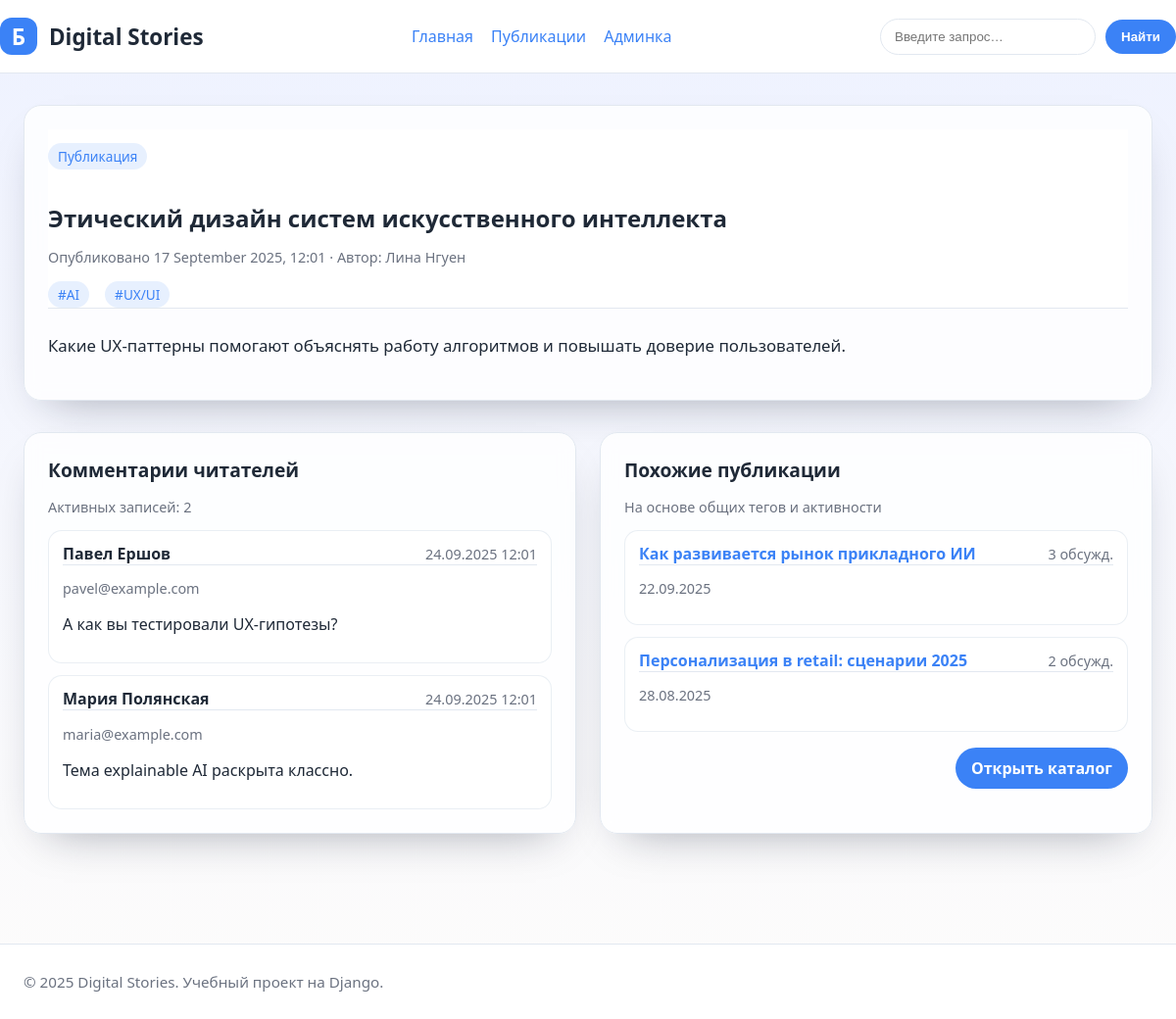
Page /2025/9/17/designing-ethical-ai/ on the committed database.
### blog/models.py (models this page shows, shortened)
class Post(models.Model):
    Status = PostStatus
    title = models.CharField('Заголовок', max_length=250)
    slug = models.SlugField('URL-метка', max_length=250, unique_for_date='publish')
    author = models.ForeignKey(
        User,
        on_delete=models.CASCADE,
        related_name='blog_posts',
        verbose_name='Автор',
    )
    body = models.TextField('Содержимое')
    publish = models.DateTimeField('Дата публикации', default=timezone.now)
    created = models.DateTimeField('Создано', auto_now_add=True)
    updated = models.DateTimeField('Обновлено', auto_now=True)
    status = models.CharField(
        'Статус',
        max_length=2,
        choices=Status.choices,
        default=Status.DRAFT,
    )
    tags = models.ManyToManyField(
        Tag,
        verbose_name='Теги',
        related_name='posts',
        blank=True,
    )
    objects = PostManager()
    published = PublishedManager()
    class Meta:
        ordering = ['-publish']
        verbose_name = 'Пост'
        verbose_name_plural = 'Посты'
        indexes = [
            models.Index(fields=['-publish'], name='blog_post_publish_idx'),
        ]
    def get_absolute_url(self):
        return reverse(
            'blog:post_detail',
            args=[self.publish.year, self.publish.month, self.publish.day, self.slug],
        )

class Tag(models.Model):
    name = models.CharField('Название', max_length=50, unique=True)
    slug = models.SlugField('URL-метка', max_length=50, unique=True)
    class Meta:
        ordering = ('name',)
        verbose_name = 'Тег'
        verbose_name_plural = 'Теги'
        indexes = [
            models.Index(fields=('name',), name='blog_tag_name_idx'),
        ]
    objects = TagQuerySet.as_manager()

class Comment(models.Model):
    post = models.ForeignKey(
        Post,
        on_delete=models.CASCADE,
        related_name='comments',
        verbose_name='Пост',
    )
    name = models.CharField('Имя', max_length=80)
    email = models.EmailField('Email')
    body = models.TextField('Комментарий')
    created = models.DateTimeField('Создано', auto_now_add=True)
    updated = models.DateTimeField('Обновлено', auto_now=True)
    active = models.BooleanField('Активен', default=True)
    class Meta:
        ordering = ('-created',)
        verbose_name = 'Комментарий'
        verbose_name_plural = 'Комментарии'
        indexes = [
            models.Index(fields=('created',), name='blog_comment_created_idx'),
            models.Index(fields=('active',), name='blog_comment_active_idx'),
        ]

### blog/views.py (the view)
def post_detail(request, year, month, day, post):
    post = get_object_or_404(
        Post.published.select_related('author').prefetch_related('tags'),
        publish__year=year,
        publish__month=month,
        publish__day=day,
        slug=post,
    )
    comments = (
        post.comments.filter(active=True)
        .select_related('post')
        .order_by('-created')
    )
    related_posts = (
        Post.objects.with_comment_counts()
        .filter(tags__in=post.tags.all())
        .exclude(id=post.id)
        .published()
        .order_by('-comment_count', '-publish')
        .distinct()[:3]
    )
    return render(
        request,
        'blog/post/detail.html',
        {
            'post': post,
            'comments': comments,
            'related_posts': related_posts,
            'search_form': SearchForm(),
        },
    )

### blog/forms.py
class SearchForm(forms.Form):
    q = forms.CharField(
        label='Поиск по публикациям',
        max_length=100,
        required=False,
        widget=forms.TextInput(
            attrs={
                'placeholder': 'Введите запрос…',
                'class': 'search-input',
            }
        ),
    )

### blog/models.py (called while the page is built)
    def published(self):
        return self.filter(status=Post.Status.PUBLISHED)

    def with_comment_counts(self):
        return self.annotate(
            comment_count=Count(
                'comments',
                filter=Q(comments__active=True),
                distinct=True,
            )
        )

    def get_queryset(self):
        return super().get_queryset().published()

### blog/templates/blog/post/detail.html (shortened to what this page needs)
{% extends "blog/base.html" %}
{% block content %}
<article class="card" style="margin-bottom: 32px;">
    <header>
        <p class="tag-pill">Публикация</p>
        <h1 style="margin-bottom: 8px;">{{ post.title }}</h1>
        <p class="meta">Опубликовано {{ post.publish|date:"d E Y, H:i" }} · Автор: {{ post.author.get_full_name|default:post.author.username }}</p>
        <div style="margin-top: 12px; display:flex; gap:8px; flex-wrap:wrap;">
            {% for tag in post.tags.all %}
            <span class="tag-pill">#{{ tag.name }}</span>
            {% empty %}
            <span class="meta">Без тегов</span>
            {% endfor %}
        </div>
    </header>
    <div style="margin-top: 24px; line-height: 1.7; font-size: 1.05rem;">
        {{ post.body|linebreaks }}
    </div>
</article>
<section class="grid two">
    <div class="card">
        <h2>Комментарии читателей</h2>
        <p class="meta">Активных записей: {{ comments|length }}</p>
        <ul class="list-reset">
            {% for comment in comments %}
            <li class="list-item">
                <header>
                    <strong>{{ comment.name }}</strong>
                    <span class="meta">{{ comment.created|date:"d.m.Y H:i" }}</span>
                </header>
                <p class="meta">{{ comment.email }}</p>
                <p>{{ comment.body }}</p>
            </li>
            {% empty %}
            <li class="empty">Ещё никто не оставил комментарий. Будьте первым!</li>
            {% endfor %}
        </ul>
    </div>
    <aside class="card">
        <h2>Похожие публикации</h2>
        <p class="meta">На основе общих тегов и активности</p>
        <ul class="list-reset">
            {% for related in related_posts %}
            <li class="list-item">
                <header>
                    <a href="{{ related.get_absolute_url }}"><strong>{{ related.title }}</strong></a>
                    <span class="meta">{{ related.comment_count|default:0 }} обсужд.</span>
                </header>
                <p class="meta">{{ related.publish|date:"d.m.Y" }}</p>
            </li>
            {% empty %}
            <li class="empty">Пока нет похожих материалов. Загляните в общий список постов.</li>
            {% endfor %}
        </ul>
        <div class="widget-footer">
            <a class="button" href="{% url 'blog:post_list' %}">Открыть каталог</a>
        </div>
    </aside>
</section>
{% endblock %}

### blog/templates/blog/base.html (style rules this page uses)
:root { color-scheme: light dark; --bg-color: #f5f7fb; --text-color: #1f2937; --primary-color: #3b82f6; --secondary-color: #f97316; --card-bg: #ffffffcc; --border-color: #e2e8f0; --muted-color: #6b7280; }
* { box-sizing: border-box; }
body { margin: 0; font-family: 'Segoe UI', Roboto, sans-serif; background: linear-gradient(180deg, #eef2ff 0%, #fdfcfb 100%); color: var(--text-color); min-height: 100vh; }
a { color: var(--primary-color); text-decoration: none; }
header { background: #fff; backdrop-filter: blur(12px); border-bottom: 1px solid var(--border-color); position: sticky; top: 0; z-index: 10; }
.search-input { padding: 10px 14px; border-radius: 999px; border: 1px solid var(--border-color); min-width: 220px; }
.button { display: inline-flex; align-items: center; justify-content: center; padding: 10px 16px; border-radius: 999px; border: none; background: var(--primary-color); color: #fff; font-weight: 600; cursor: pointer; }
.grid { display: grid; gap: 24px; }
.grid.two { grid-template-columns: repeat(auto-fit, minmax(320px, 1fr)); }
.card { padding: 24px; background: var(--card-bg); border-radius: 18px; border: 1px solid var(--border-color); backdrop-filter: blur(8px); box-shadow: 0 20px 45px -25px rgba(15, 23, 42, 0.4); }
.card h2 { margin-top: 0; margin-bottom: 12px; font-size: 1.2rem; }
.meta { color: var(--muted-color); font-size: 0.9rem; }
.list-reset { list-style: none; padding: 0; margin: 0; display: grid; gap: 12px; }
.list-item { padding: 12px 14px; border-radius: 14px; background: rgba(255, 255, 255, 0.6); border: 1px solid rgba(226, 232, 240, 0.7); }
.list-item header { display: flex; justify-content: space-between; gap: 12px; align-items: baseline; }
.tag-pill { display: inline-flex; align-items: center; padding: 4px 10px; border-radius: 999px; background: rgba(59, 130, 246, 0.12); color: var(--primary-color); font-size: 0.85rem; margin-right: 8px; }
.widget-footer { margin-top: 16px; display: flex; justify-content: flex-end; }

### rows in the picture
Post: title "Этический дизайн систем искусственного интеллекта", publish "17 September 2025, 12:01", author.get_full_name "Лина Нгуен", body "Какие UX-паттерны помогают объяснять работу алгоритмов и повышать доверие пользователей."
Tag: name "AI"
Tag: name "UX/UI"
Comment: name "Павел Ершов", created "24.09.2025 12:01", email "pavel@example.com", body "А как вы тестировали UX-гипотезы?"
Comment: name "Мария Полянская", created "24.09.2025 12:01", email "maria@example.com", body "Тема explainable AI раскрыта классно."
Post: title "Как развивается рынок прикладного ИИ", comment_count "3", publish "22.09.2025"
Post: title "Персонализация в retail: сценарии 2025", comment_count "2", publish "28.08.2025"

### other values in the picture
{{ comments|length }} "2"
